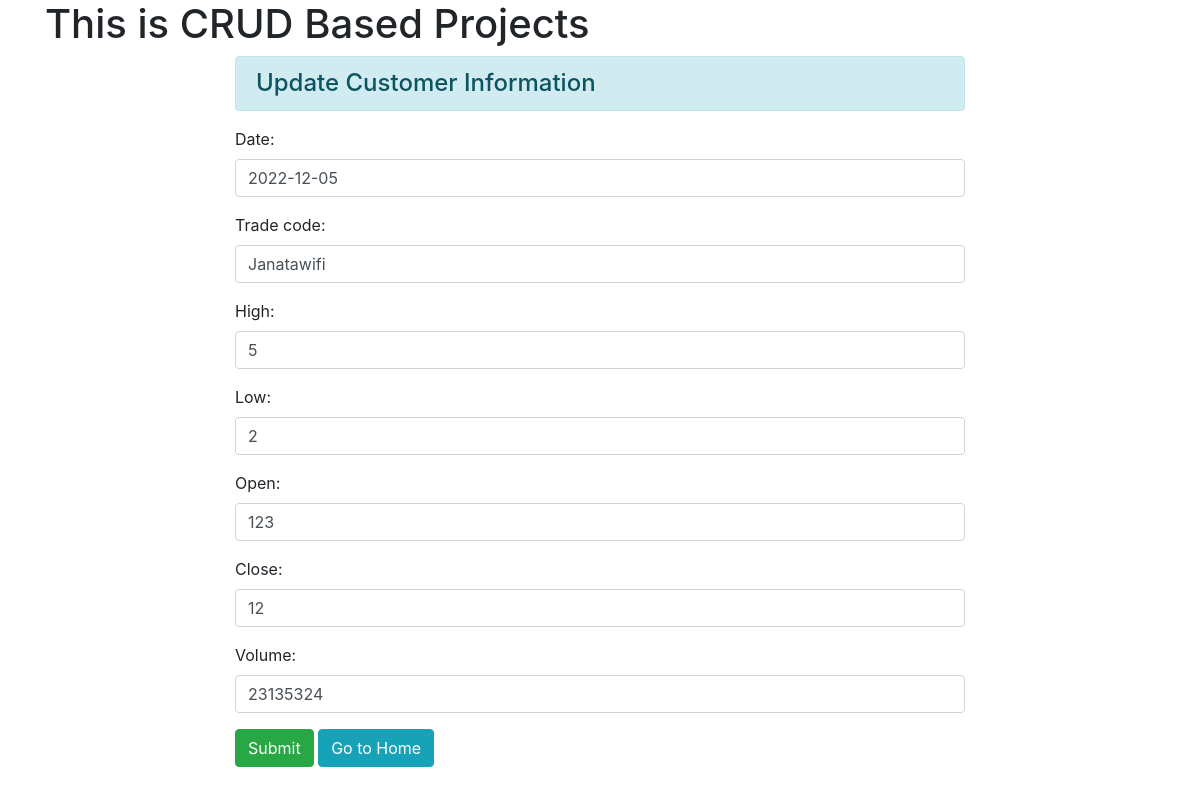
The app's page /update/1/ with its own data.
### myapp/models.py (models this page shows)
class Customer(models.Model):
    date = models.DateField(("Date"), default=date.today)
    trade_code = models.CharField(max_length=50)
    high = models.CharField(max_length=50)
    low = models.CharField(max_length=50)
    open = models.CharField(max_length=50)
    close = models.CharField(max_length=50)
    volume = models.CharField(max_length=50)

### myapp/views.py (the view, shortened to what this page needs)
# urls.py: path('update/<int:id>/', views.CustomerUpdate.as_view(), name='customer-update'),
class CustomerUpdate(View):
    def get(self, request, id):
        up = Customer.objects.get(pk=id)
        fm = CustomerRegistrationForm(instance=up)
        return render(request, 'myapp/update.html', {'form':fm})

### myapp/forms.py
class CustomerRegistrationForm(forms.ModelForm):
    class Meta:
        model = Customer
        fields = ['id', 'date', 'trade_code', 'high', 'low', 'open', 'close', 'volume']
        widgets = {
            'date': forms.TextInput(attrs={'class':'form-control'}),
            'trade_code': forms.TextInput(attrs={'class':'form-control'}),
            'high': forms.TextInput(attrs={'class':'form-control'}),
            'low': forms.TextInput(attrs={'class':'form-control'}),
            'open': forms.TextInput(attrs={'class':'form-control'}),
            'close': forms.TextInput(attrs={'class':'form-control'}),
            'volume': forms.TextInput(attrs={'class':'form-control'}),
        }

### myapp/templates/myapp/update.html (shortened to what this page needs)
{% extends 'myapp/base.html' %}
{% block content %}
<div class="row">
    <div class="col-sm-8 offset-2">
        <h4 class="alert alert-info" >Update Customer Information</h4>
        <form action="", method="post">
            {{ form.as_p }}
            <input type="submit" class="btn btn-success" value="Submit">
            <a href="{% url 'add-customer' %}" class="btn btn-info">Go to Home</a>
        </form><br><br>
    </div>
</div>
{% endblock content %}

### records on screen
Customer: date "2022-12-05", trade_code "Janatawifi", high "5", low "2", open "123", close "12", volume "23135324"
